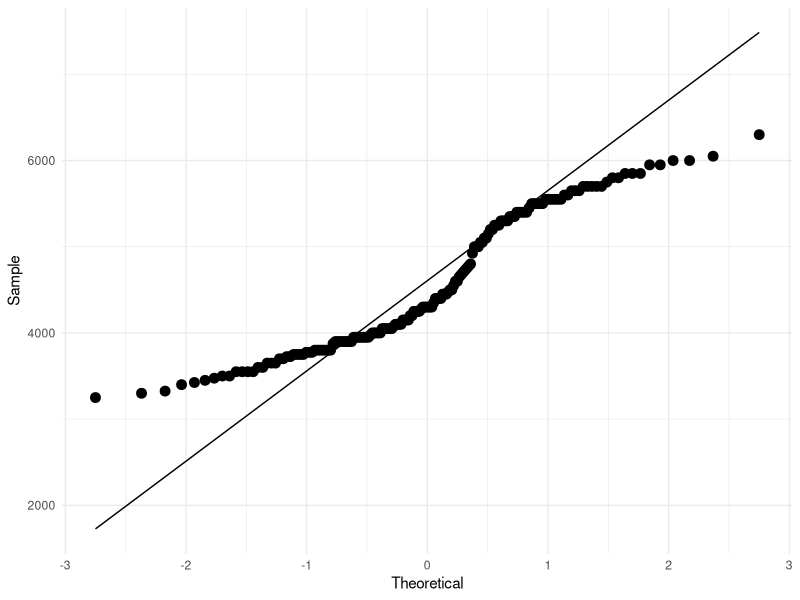
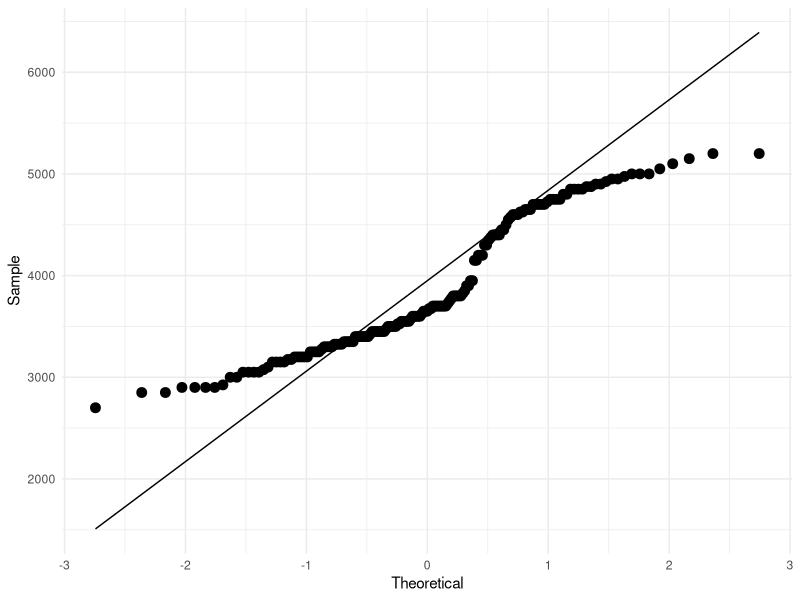
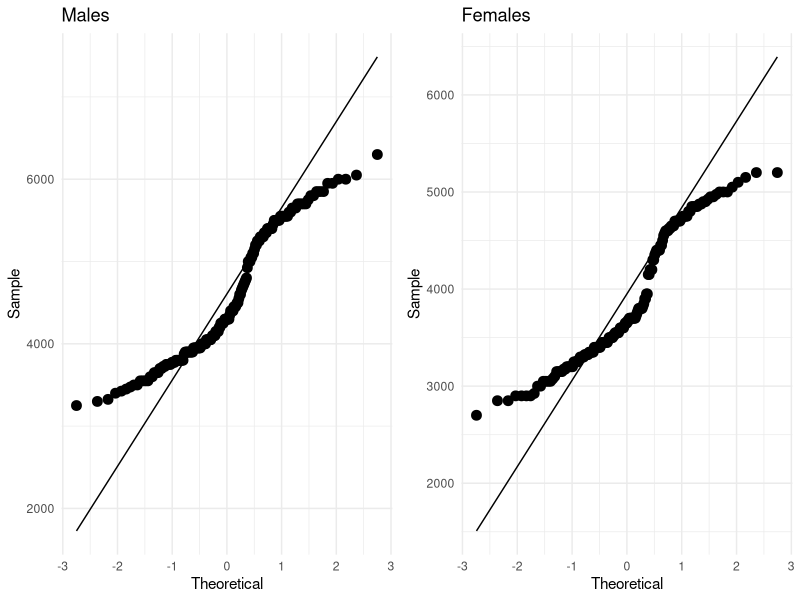
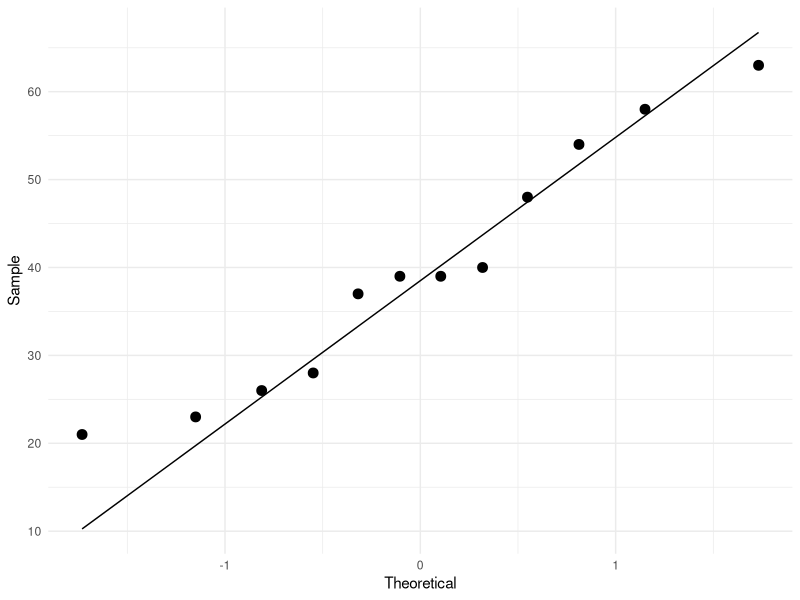
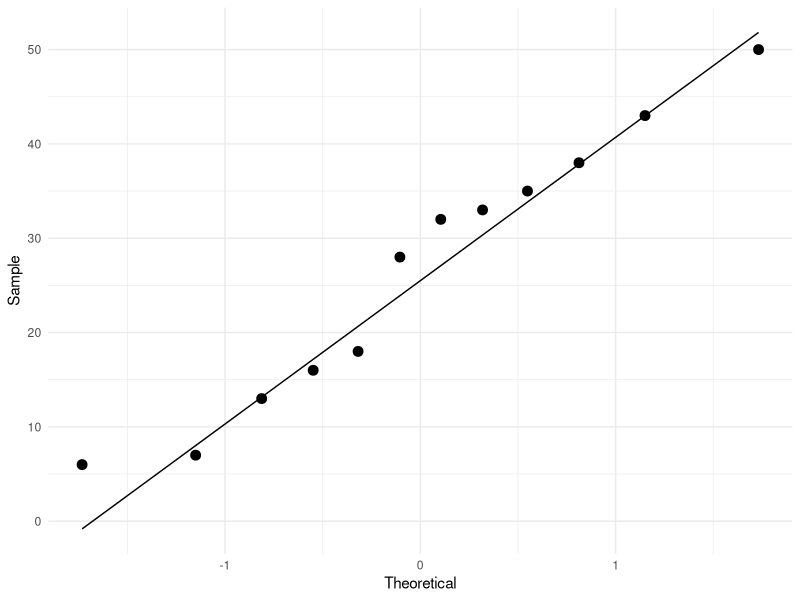
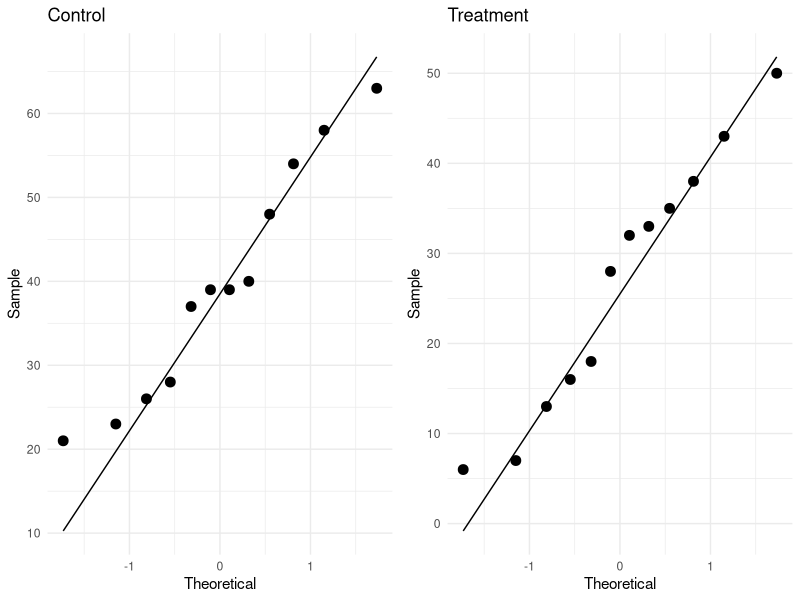

Source code (R) for these figures, in order:
## ---- chunk 1
library("tidyverse") 
## ---- chunk 2
penguins <- palmerpenguins::penguins
set.seed(1)
penguins |>
 slice_sample(prop = 1)
## ---- chunk 3
penguins %>% 
  group_by(sex) %>%
  summarize(sd(body_mass_g, na.rm = TRUE))
## ---- chunk 4
t.test(body_mass_g ~ sex,
       data = penguins,
       conf.level = 0.95,
       var.equal = TRUE)
## ---- chunk 5
t.test(body_mass_g ~ sex,
       data = penguins,
       conf.level = 0.95)
## ---- chunk 6
worms <- c(18, 13, 43, 35, 28, 38,
           50, 33, 16,  6, 32,  7,
           40, 39, 54, 23, 26, 48, 
           63, 58, 21, 28, 37, 39)
trt <- c(rep(1, 12), rep(0, 12))
sheep <- tibble(worms, trt)
## ---- chunk 7
t.test(worms ~ trt,
       data = sheep,
       conf.level = 0.99)
## ---- chunk 8
t.test(body_mass_g ~ sex,
       data = penguins)
## ---- chunk 9
t.test(worms ~ trt,
       data = sheep,
       alternative = "greater")
## ---- chunk 10
penguins %>% 
  filter(sex == "male") %>% 
  ggplot(aes(sample = body_mass_g)) +
    stat_qq(size=3) +
    stat_qq_line() +
    theme_minimal() +
    xlab("Theoretical") +
    ylab("Sample")
## ---- chunk 11
penguins %>% 
  filter(sex == "female") %>% 
  ggplot(aes(sample = body_mass_g)) +
    stat_qq(size=3) +
    stat_qq_line() +
    theme_minimal() +
    xlab("Theoretical") +
    ylab("Sample")
## ---- chunk 12
library(ggpubr)

m <- penguins %>% 
  filter(sex == "male") %>%  ggplot(aes(sample = body_mass_g)) +
  stat_qq(size=3) +
  stat_qq_line() +
  theme_minimal() +
  xlab("Theoretical") +
  ylab("Sample") +
  ggtitle("Males")

f <- penguins %>% 
  filter(sex == "female") %>% 
  ggplot(aes(sample = body_mass_g)) +
  stat_qq(size=3) +
  stat_qq_line() +
  theme_minimal() +
  xlab("Theoretical") +
  ylab("Sample") +
  ggtitle("Females")

ggarrange(m, f, ncol=2, nrow=1)
## ---- chunk 13
sheep %>% 
  filter(trt == 0) %>% 
  ggplot(aes(sample = worms)) +
    stat_qq(size=3) +
    stat_qq_line() +
    theme_minimal() +
    xlab("Theoretical") +
    ylab("Sample")
## ---- chunk 14
sheep %>% 
  filter(trt == 1) %>% 
  ggplot(aes(sample = worms)) +
    stat_qq(size=3) +
    stat_qq_line() +
    theme_minimal() +
    xlab("Theoretical") +
    ylab("Sample")
## ---- chunk 15
ctrl <- sheep %>% 
  filter(trt == 0) %>% 
  ggplot(aes(sample = worms)) +
    stat_qq(size=3) +
    stat_qq_line() +
    theme_minimal() +
    xlab("Theoretical") +
    ylab("Sample") +
    ggtitle("Control")

trt <- sheep %>% 
  filter(trt == 1) %>% 
  ggplot(aes(sample = worms)) +
    stat_qq(size=3) +
    stat_qq_line() +
    theme_minimal() +
    xlab("Theoretical") +
    ylab("Sample") +
    ggtitle("Treatment")

ggarrange(ctrl, trt, ncol=2, nrow=1)
